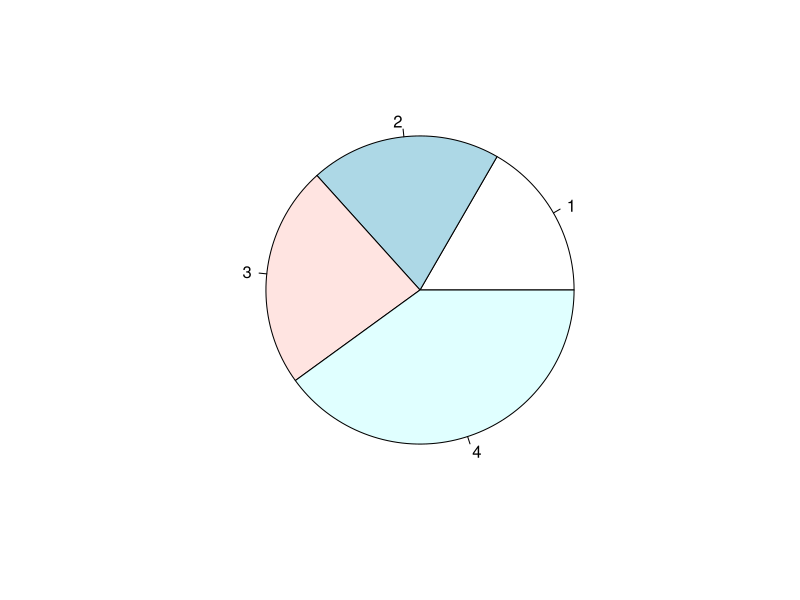
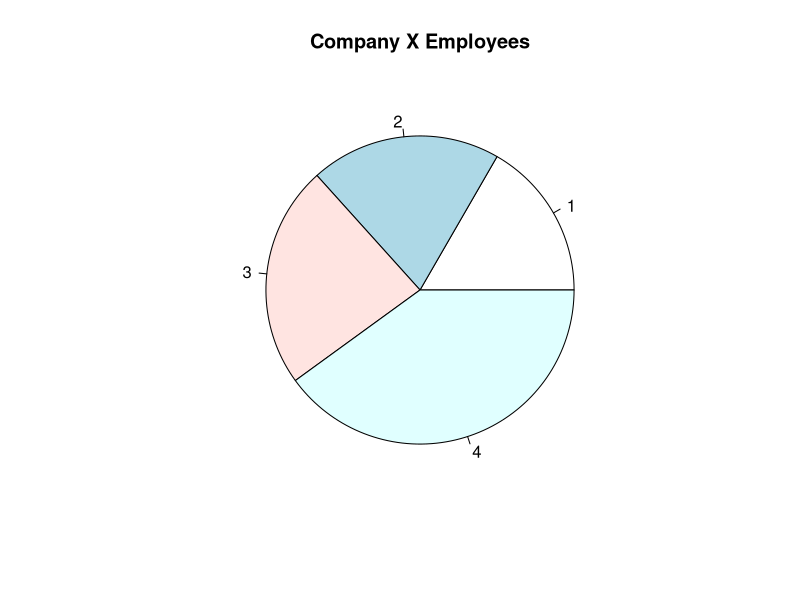
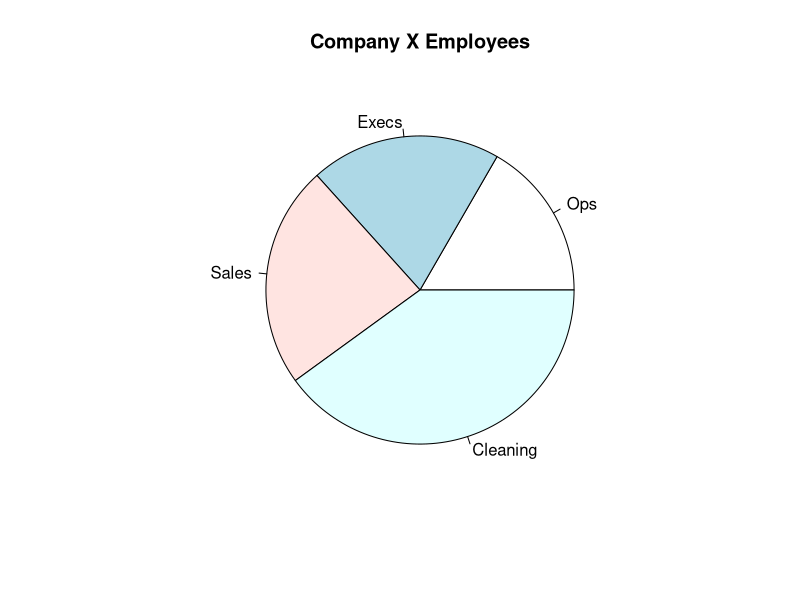
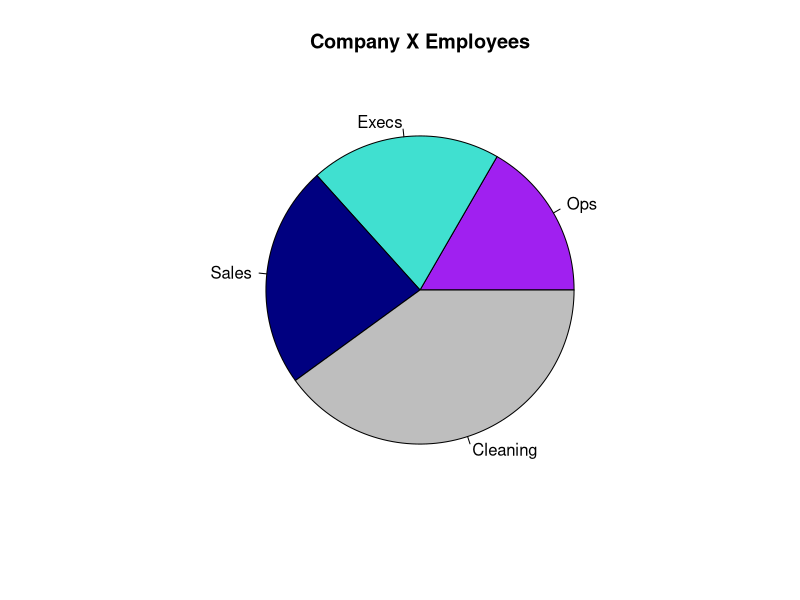
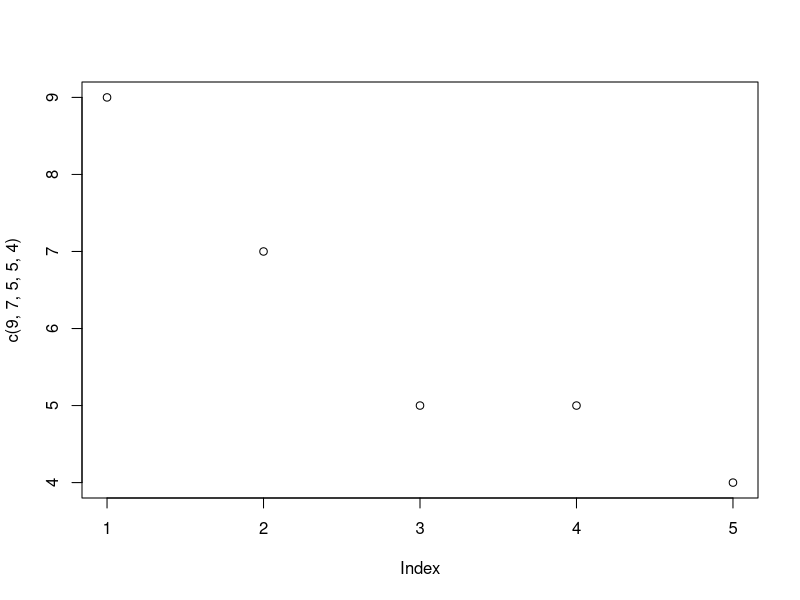
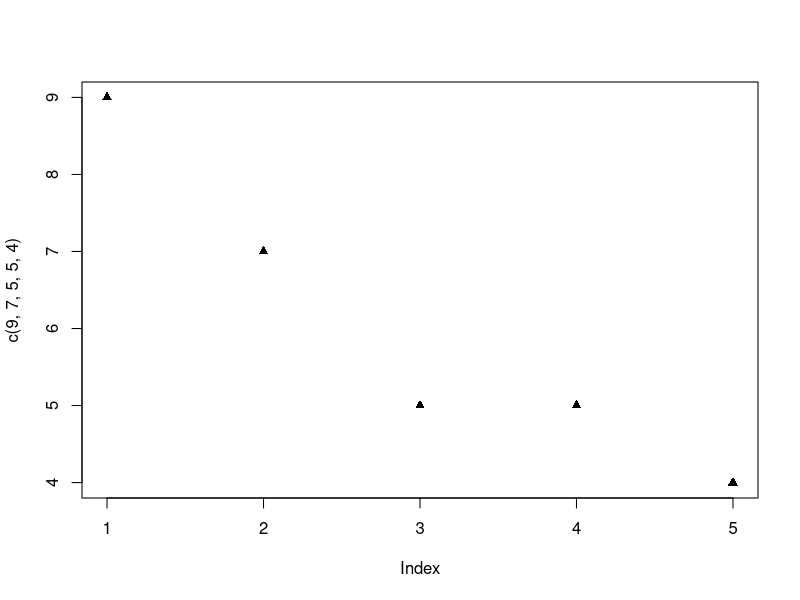
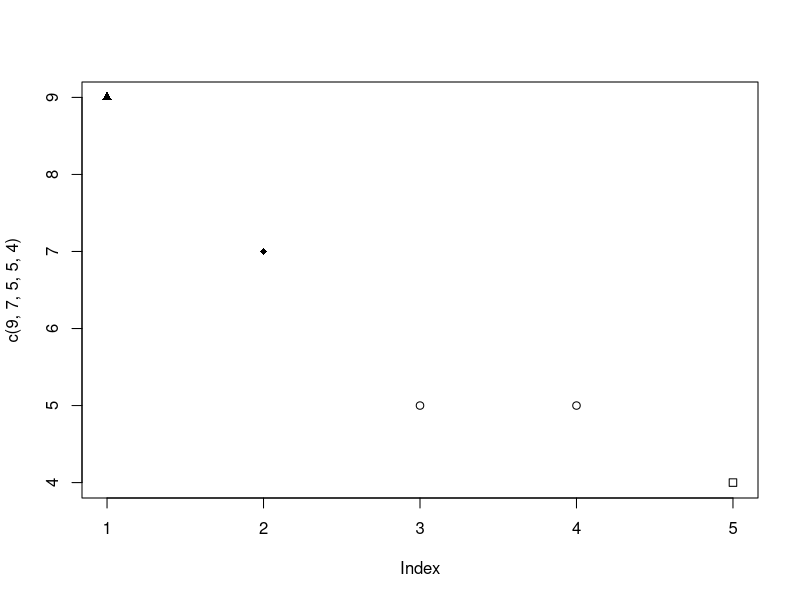
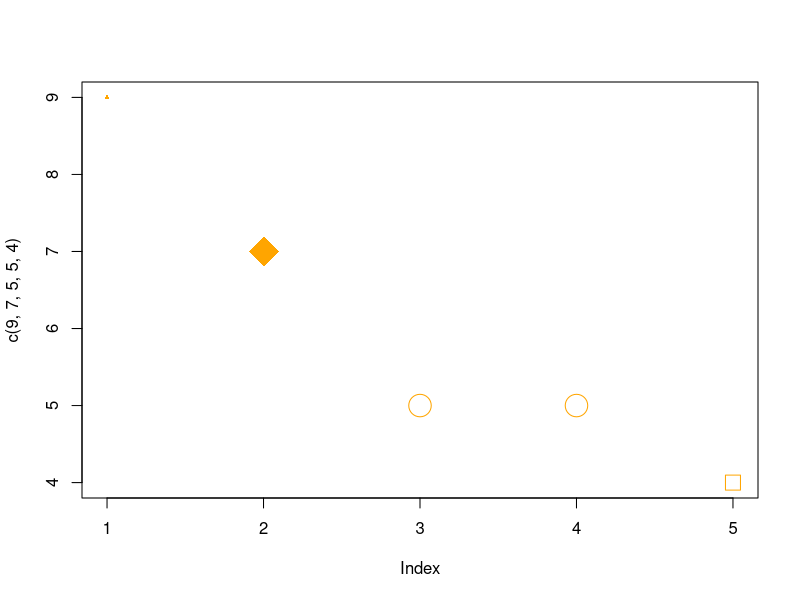

Write the R code that produced these figures, in order. (Note: this script raises an error after producing the figures.)

#Introduction - Basics

pie(c(5,6,7,12))
#help(pie)

pie(c(5,6,7,12),main="Company X Employees")

pie(c(5,6,7,12),main="Company X Employees", labels = c("Ops","Execs", "Sales","Cleaning"))

pie(c(5,6,7,12),main="Company X Employees", labels = c("Ops","Execs", "Sales","Cleaning"),col = c("purple","turquoise","navy","grey"))

#------------------------
plot(c(9,7,5,5,4))
#help(plot)

plot(c(9,7,5,5,4),pch=17)

plot(c(9,7,5,5,4),pch=c(17,18,21,21,0))

plot(c(9,7,5,5,4),pch=c(17,18,21,21,0),cex = c(.5,4,3,3,2), col = "orange")

plot(c(9,7,5,5,4),type="l")


plot(c(9,7,5,5,4),type="h")
plot(c(9,7,5,5,4),type="h", lwd=10, col="orange")
#help(par)
#margin order = bottom, left, top, right
par(bg = "navy", mar = c(5,4,4,2), bty = "n")
plot(c(9,7,5,5,4),type="h", lwd=10, col="orange", lend = 2, ylim = c(0,10),xlab = "Random X-axis", ylab = "Heyy", col.lab = "white", col.axis = "white")

plot(c(9,7,5,5,4),type="s")
plot(c(9,7,5,5,4),type="s", lwd=5, col="orange")

#------------------------------------------

x <- c(6,7,8,9,10)
plot(x)

n <- 27
#alternative to camelCasing "."
my.lets <- sample (letters[4:6],size = n, replace =T)
barplot(table(my.lets))
barplot(my.lets)

help(barplot)
#density = no. of lines per inch
barplot(table(my.lets),width=3,space = 0.3, main = "Explore Alphabets", horiz = T, xlab ="Alphabet", ylab="Frequency", col= c("navy","orange","red"), density = c(10,20,30), angle =45, legend = T)
#---------------------------------------------------


n<- 1000
x <- rnorm(n=n, mean = 72, sd = 12)
y <- runif(n=n,min = 42,max = 92)

plot(x,y,main = "Scatter Brained")


hist(x)
#help(hist)
hist(x, main = "Unclear Histogram",breaks = 10, axes = F, labels =T, xlab="RNORM",ylab = "RUNIF", col = c(1:10), border = NA)
#---------------------------------------------------

par(mar = c(5,4,4,2))
boxplot(y,horizontal = T, col = "orange")
     
